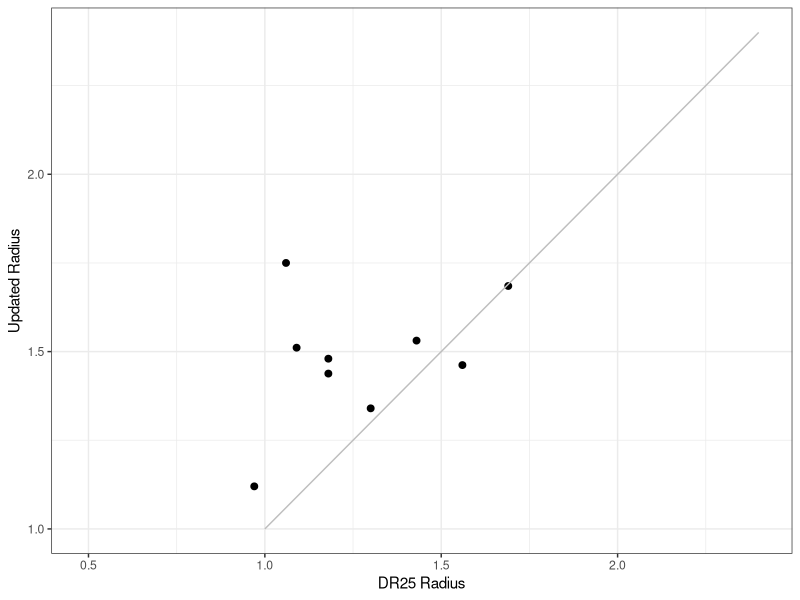
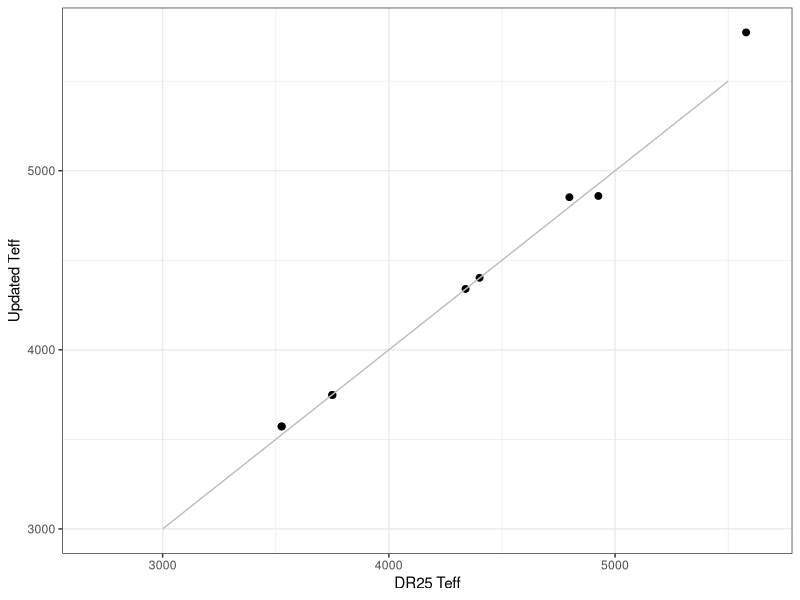
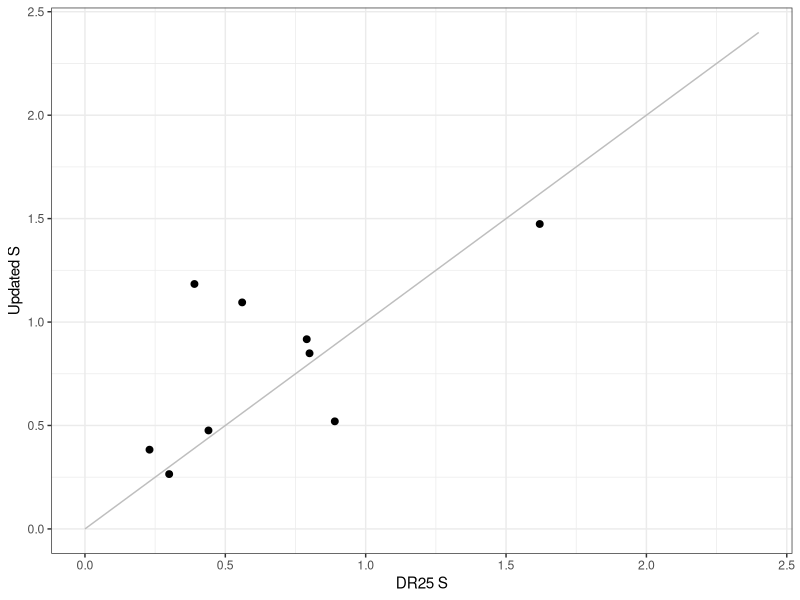
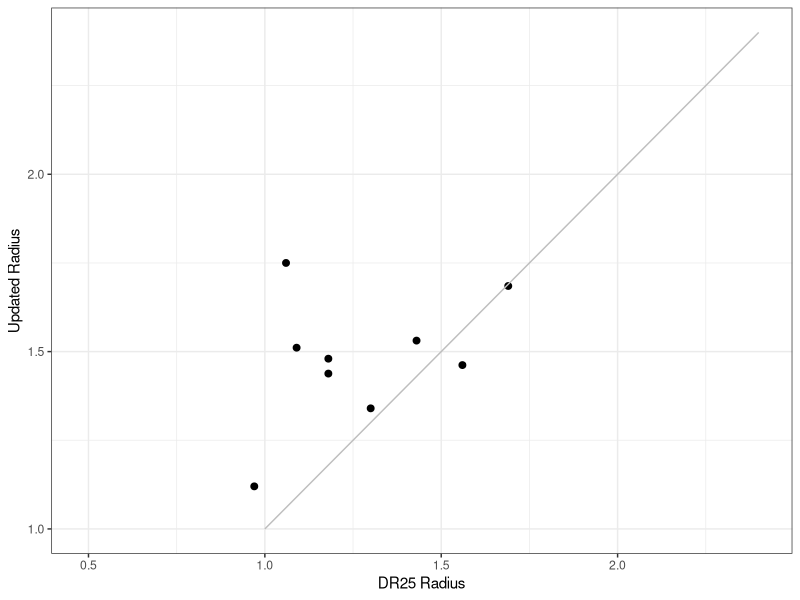
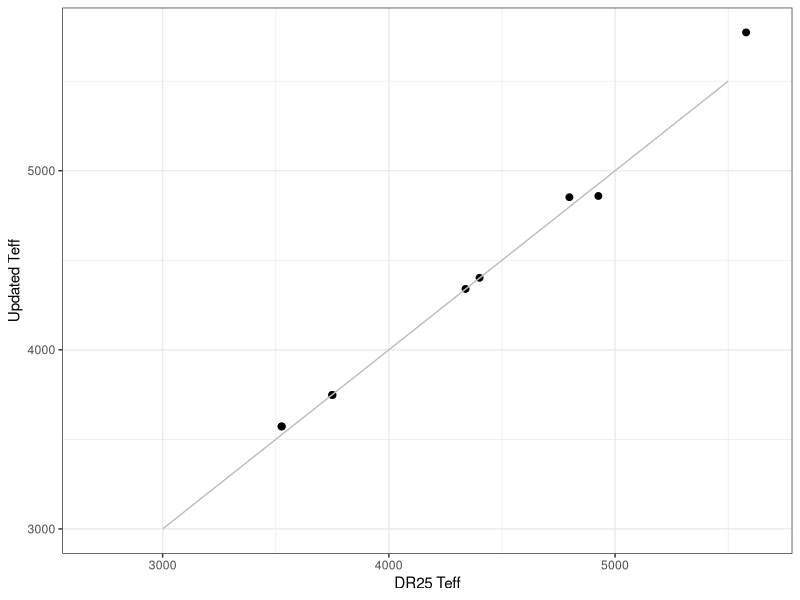
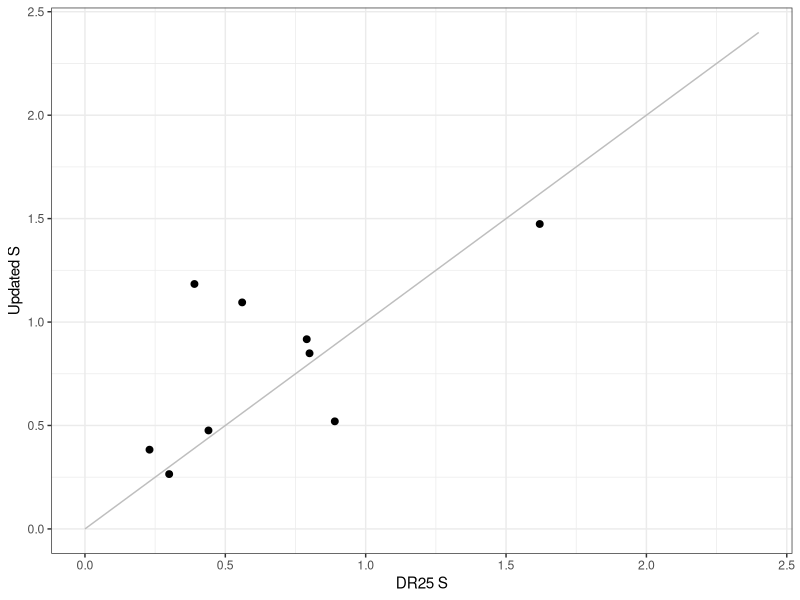

R code for these plots, in order: (Note: this script raises an error after producing the figures.)
## ---- chunk 1
knitr::opts_chunk$set(echo = TRUE,fig.show = "animate",message=FALSE,warning=FALSE)

require(ggplot2)
require(dplyr)
require(knitr)
require(readr)
require(tidyr)
require(gganimate)

knitr::opts_knit$set(root.dir = '../.')
myecho = FALSE
## ---- chunk 2

thompson <- read_csv("data/thompson_apjsaab4f9t7_mrt.csv")

mamajek <- read_csv("data/ExEP_SmallTemperateExoplanetCompendium.csv",comment="#")


## ---- chunk 3

mamajek2 <- mamajek %>% select(Planet,Radius,Teff,Period,semi_major_axis,S)

compare <- merge(mamajek2, thompson,by.x="Planet",by.y="name",all.y=TRUE)

confirmed <- filter(compare, !is.na(Planet))

## ---- chunk 4

plotbase <- ggplot(confirmed) + theme_bw()

plot1 <- plotbase + geom_point(aes(y=Radius,x=Rp),size=2) + ylab("Updated Radius") + xlab("DR25 Radius")
tempx <- seq(1,2.5, by=0.2)
line <- data.frame(x=tempx,y=tempx)
plot1 <- plot1 + geom_line(data=line,aes(x=x,y=y),color="grey")
print(plot1)
ggsave("plots/radius_compare.pdf")

plot3 <- plotbase + geom_point(aes(y=Teff.x,x=Teff.y),size=2) + ylab("Updated Teff") + xlab("DR25 Teff")
tempx <- seq(3000,5500, by=500)
line <- data.frame(x=tempx,y=tempx)
plot3 <- plot3 + geom_line(data=line,aes(x=x,y=y),color="grey")
print(plot3)
ggsave("plots/Teff_compare.pdf")

plot2 <- plotbase + geom_point(aes(y=S,x=Sp),size=2) + ylab("Updated S") + xlab("DR25 S")
tempx <- seq(0,2.5, by=0.2)
line <- data.frame(x=tempx,y=tempx)
plot2 <- plot2 + geom_line(data=line,aes(x=x,y=y),color="grey")
print(plot2)
ggsave("plots/S_compare.pdf")


## ---- chunk 5

#need to change the data format to narrow in order to use gganimate to do what I want...

planetlist <- confirmed$Planet

temp1 <- filter(thompson,name %in% planetlist)
temp1 <- temp1 %>% select(name,period,Rp,Sp,Teff)
temp1$S_in_Recent_Venus <- rep(NA,nrow(temp1))
temp1$S_out_Early_Mars <- rep(NA,nrow(temp1))
temp1$opt_in <- rep(TRUE,nrow(temp1))
temp1$con_in <- rep(TRUE,nrow(temp1))
temp1$era <- rep("DR25",nrow(temp1))

temp2 <- filter(mamajek, Planet %in% planetlist)
temp2 <- temp2 %>% select(Planet,Period,Radius,S,Teff,
                          S_in_Recent_Venus,S_out_Early_Mars,opt_in,con_in)
temp2$era <- rep("now",nrow(temp2))

mycols <- colnames(temp2)
colnames(temp1) <- mycols

confirmed_narrow <- rbind(temp1,temp2)

## ---- chunk 6

pmove <- ggplot() + theme_bw() + scale_color_gradient(low = "red", high = "gold")

for (i in 1:length(planetlist)){
    temp <- filter(confirmed_narrow, Planet == planetlist[i])
    pmove <- pmove + geom_point(data=temp,aes(x=S,y=Teff,size=Radius,color=Teff),alpha=0.7) + 
    transition_states(
      era,
      transition_length = 2,
      state_length=1
    ) +
    enter_fade() + exit_shrink() + ease_aes('sine-in-out')
}

print(pmove)

anim_save("plots/HZ1.gif")
## ---- chunk 7

pmove2 <- ggplot() + theme_bw() + scale_color_gradient(low = "red", high = "gold") +
  xlab("Insolation received at planet (relative to Earth)")

for (i in 1:length(planetlist)){
    temp <- filter(confirmed_narrow, Planet == planetlist[i])
    pmove2 <- pmove2 + geom_point(data=temp,aes(x=S,y=Radius,color=Teff,size=Radius),alpha=0.7) + 
    transition_states(
      era,
      transition_length = 2,
      state_length=1
    ) +
    enter_fade() + exit_shrink() + ease_aes('sine-in-out')
}

print(pmove2)

anim_save("plots/HZ2.gif")



## ---- chunk 8

confirmed_narrow <- mutate(confirmed_narrow,opt_in2=ifelse(opt_in,1,0))

pmove3 <- ggplot() + theme_bw() + scale_color_gradient(low = "grey", high = "blue") +
  xlab("Insolation received at planet (relative to Earth)")

for (i in 1:length(planetlist)){
    temp <- filter(confirmed_narrow, Planet == planetlist[i])
    pmove3 <- pmove3 + geom_point(data=temp,aes(x=S,y=Radius,color=opt_in2,size=Radius),alpha=0.7) + 
    transition_states(
      era,
      transition_length = 2,
      state_length=1
    ) +
    enter_fade() + exit_shrink() + ease_aes('sine-in-out')
}

print(pmove3)

anim_save("plots/HZ3.gif")



## ---- chunk 9

confirmed_narrow <- mutate(confirmed_narrow,con_in2=ifelse(con_in,1,0))

pmove4 <- ggplot() + theme_bw() + scale_color_gradient(low = "grey", high = "blue") +
  xlab("Insolation received at planet (relative to Earth)")

for (i in 1:length(planetlist)){
    temp <- filter(confirmed_narrow, Planet == planetlist[i])
    pmove4 <- pmove4 + geom_point(data=temp,aes(x=S,y=Radius,color=con_in2,size=Radius),alpha=0.7) + 
    transition_states(
      era,
      transition_length = 2,
      state_length=1
    ) +
    enter_fade() + exit_shrink() + ease_aes('sine-in-out')
}

print(pmove4)

anim_save("plots/HZ4.gif")



## ---- chunk 10
sessionInfo()
